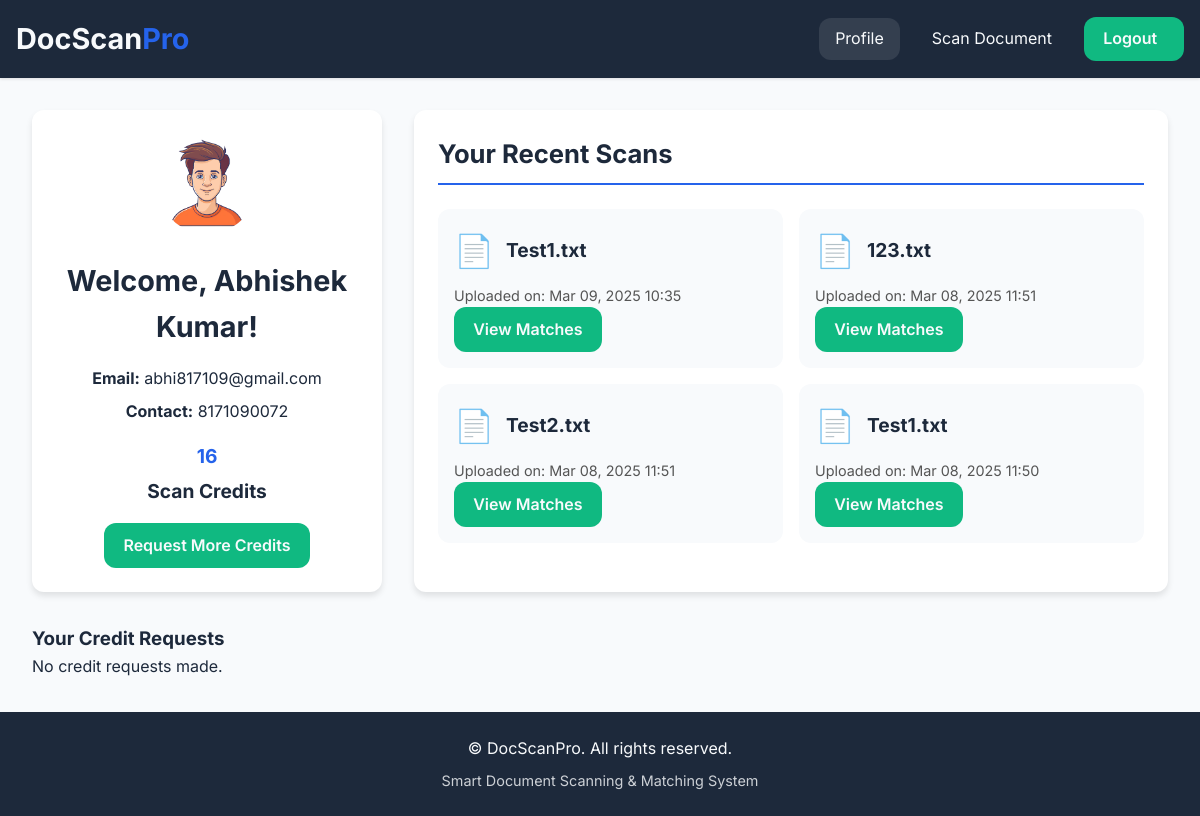
The app's page /profile (signed in), older data.
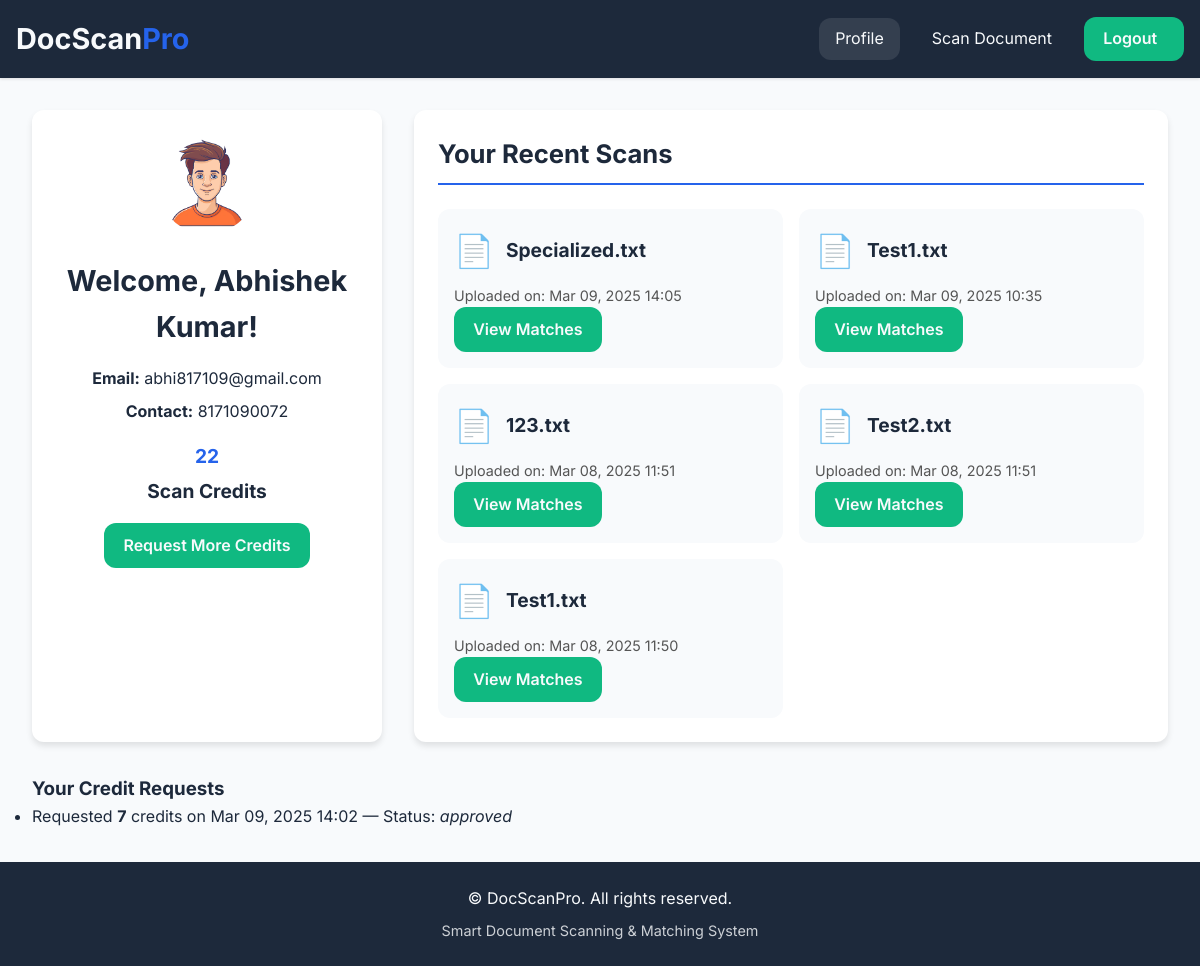
The same page, newer data.
### tables this page shows
CREATE TABLE users (
            id INTEGER PRIMARY KEY AUTOINCREMENT,
            name TEXT NOT NULL,
            email TEXT UNIQUE NOT NULL,
            contact TEXT NOT NULL,
            password_hash TEXT NOT NULL,
            gender TEXT DEFAULT 'others',
            role TEXT DEFAULT 'user',
            credits INTEGER DEFAULT 20,
            last_reset DATE DEFAULT CURRENT_DATE
        );

CREATE TABLE documents (
            id INTEGER PRIMARY KEY AUTOINCREMENT,
            user_id INTEGER NOT NULL,
            filename TEXT NOT NULL,
            original_filename TEXT,
            content TEXT NOT NULL,
            upload_date DATETIME DEFAULT CURRENT_TIMESTAMP,
            FOREIGN KEY (user_id) REFERENCES users (id) ON DELETE CASCADE
        );

CREATE TABLE credit_requests (
            id INTEGER PRIMARY KEY AUTOINCREMENT,
            user_id INTEGER NOT NULL,
            requested_credits INTEGER NOT NULL,
            status TEXT DEFAULT 'pending',
            request_date DATETIME DEFAULT CURRENT_TIMESTAMP,
            FOREIGN KEY (user_id) REFERENCES users (id) ON DELETE CASCADE
        );

### blueprints/documents.py (the view)
@doc_bp.route('/profile')
def profile():
    if 'user_id' not in session:
        flash('Please log in to access your profile.', 'error')
        return redirect('/auth/login')
    conn = get_db_connection()
    cursor = conn.cursor()
    cursor.execute('SELECT * FROM users WHERE id = ?', (session['user_id'],))
    user = cursor.fetchone()
    cursor.execute('SELECT * FROM documents WHERE user_id = ? ORDER BY upload_date DESC', (session['user_id'],))
    documents = cursor.fetchall()
    cursor.execute('SELECT * FROM credit_requests WHERE user_id = ? ORDER BY request_date DESC', (session['user_id'],))
    credit_requests = cursor.fetchall()
    conn.close()
    return render_template('profile.html', user=user, documents=documents, credit_requests=credit_requests)

### app.py (called while the page is built)
@app.template_filter('file_icon')
def file_icon_filter(filename):
    ext = filename.split('.')[-1].lower()
    icons = {
        'txt': '📄', 'csv': '📊'
    }
    return icons.get(ext, '📁')

@app.template_filter('datetimeformat')
def datetime_format(value, format='%b %d, %Y %H:%M'):
    if not value:
        return ""
    if isinstance(value, str):
        try:
            value = datetime.fromisoformat(value)
        except Exception:
            return value
    return value.strftime(format)

@app.after_request
def add_security_headers(response):
    response.headers['Strict-Transport-Security'] = 'max-age=31536000; includeSubDomains'
    response.headers['X-Content-Type-Options'] = 'nosniff'
    response.headers['X-Frame-Options'] = 'DENY'
    response.headers['X-XSS-Protection'] = '1; mode=block'
    response.headers['Content-Security-Policy'] = "default-src 'self' 'unsafe-inline' https://fonts.googleapis.com https://fonts.gstatic.com"
    return response

### blueprints/documents.py (called while the page is built)
def get_db_connection():
    conn = sqlite3.connect('database.db')
    conn.row_factory = sqlite3.Row
    return conn

### templates/profile.html (shortened to what this page needs)
{% extends "base.html" %}
{% block content %}
<div class="profile-dashboard fade-in">
  <div class="user-card card">
    <div class="user-header">
      {% if user.gender == 'male' %}
        <img src="{{ url_for('static', filename='maleAvtar.png') }}" alt="Male Avatar" class="avatar">
      {% elif user.gender == 'female' %}
        <img src="{{ url_for('static', filename='femaleAvtar.png') }}" alt="Female Avatar" class="avatar">
      {% else %}
        <img src="{{ url_for('static', filename='others.png') }}" alt="Default Avatar" class="avatar">
      {% endif %}
      <h2>Welcome, {{ user.name }}!</h2>
    </div>
    <div class="user-details">
      <p><strong>Email:</strong> {{ user.email }}</p>
      <p><strong>Contact:</strong> {{ user.contact }}</p>
      <div class="credit-info">
        {% if session.role == 'admin' %}
          <span class="credit-number">Unlimited</span>
          <span class="credit-text">Scan Credits</span>
        {% else %}
          <span class="credit-number">{{ user.credits }}</span>
          <span class="credit-text">Scan Credits</span>
        {% endif %}
      </div>
      {% if session.role != 'admin' %}
        <a href="/credits/request" class="btn btn-secondary">Request More Credits</a>
      {% endif %}
    </div>
  </div>
  <div class="scans-card card">
    <h3>Your Recent Scans</h3>
    {% if documents %}
      <div class="scans-grid">
        {% for doc in documents %}
          <div class="scan-item">
            <div class="scan-header">
              <span class="file-icon">{{ doc.filename|file_icon }}</span>
              <h4>{{ (doc.original_filename or doc.filename)|truncate(25) }}</h4>
            </div>
            <div class="scan-meta">
              <p>Uploaded on: {{ doc.upload_date|datetimeformat }}</p>
              <a href="/matches/{{ doc.id }}" class="btn btn-secondary">View Matches</a>
            </div>
          </div>
        {% endfor %}
      </div>
    {% else %}
      <div class="no-scans">
        <p>You haven't scanned any documents yet.</p>
      </div>
    {% endif %}
  </div>
  <div class="requests-card card">
    <h3>Your Credit Requests</h3>
    {% if credit_requests %}
      <ul class="requests-list">
        {% for req in credit_requests %}
          <li>
            Requested <strong>{{ req.requested_credits }}</strong> credits on
            {{ req.request_date|datetimeformat }} — Status: <em>{{ req.status }}</em>
          </li>
        {% endfor %}
      </ul>
    {% else %}
      <p>No credit requests made.</p>
    {% endif %}
  </div>
</div>
{% endblock %}

### templates/base.html (shortened to what this page needs)
<!DOCTYPE html>
<html lang="en">
<head>
    <link rel="stylesheet" href="{{ url_for('static', filename='style.css') }}">
</head>
<body>
    <nav class="navbar">
        <div class="container nav-container">
          <a href="/" class="logo">DocScan<span>Pro</span></a>
          <div class="nav-menu">
            {% if session.user_id %}
              {% if session.role == 'admin' %}
                <a href="/admin/analytics" class="nav-item">Dashboard</a>
                <a href="/admin/credits" class="nav-item">Manage Credit Requests</a>
                <a href="/scan" class="nav-item">Scan Document</a>
              {% else %}
                <a href="/profile" class="nav-item">Profile</a>
                <a href="/scan" class="nav-item">Scan Document</a>
              {% endif %}
              <a href="/auth/logout" class="btn btn-secondary">Logout</a>
            {% else %}
              <a href="/auth/login" class="nav-item">Login</a>
              <a href="/auth/register" class="btn btn-primary">Register</a>
            {% endif %}
          </div>
        </div>
    </nav>
    <main class="main-content">
        {% block content %}{% endblock %}
    </main>
    <footer class="footer">
        <div class="container">
            <p>&copy; {{ current_year }} DocScanPro. All rights reserved.</p>
            <p class="footer-note">Smart Document Scanning &amp; Matching System</p>
        </div>
    </footer>
</body>
</html>

### static/style.css (style rules this page uses)
:root { --primary: #2563eb; --primary-hover: #1d4ed8; --secondary: #10b981; --secondary-hover: #059669; --accent: #f59e0b; --dark: #1d293b; --light: #f8fafc; --background: #ffffff; --success: #10b981; --error: #ef4444; --warning: #f59e0b; --radius: 12px; --shadow-sm: 0 1px 3px rgba(0,0,0,0.12); --shadow-md: 0 4px 6px rgba(0,0,0,0.1); --shadow-lg: 0 10px 15px rgba(0,0,0,0.1); --transition: all 0.3s cubic-bezier(0.4, 0, 0.2, 1); }
* { margin: 0; padding: 0; box-sizing: border-box; }
body { font-family: 'Inter', system-ui, sans-serif; background: var(--light); color: var(--dark); line-height: 1.6; }
.navbar { background: var(--dark); padding: 1rem 0; position: sticky; top: 0; z-index: 1000; box-shadow: var(--shadow-sm); }
.nav-container { display: flex; align-items: center; justify-content: space-between; max-width: 1200px; margin: 0 auto; padding: 0 1rem; }
.logo { color: var(--light); font-size: 1.8rem; font-weight: 700; text-decoration: none; }
.logo span { color: var(--primary); }
.nav-menu { display: flex; align-items: center; gap: 1rem; }
.nav-item { color: var(--light); text-decoration: none; padding: 0.5rem 1rem; border-radius: var(--radius); transition: var(--transition); }
.nav-item:hover, .nav-item.active { background: rgba(255,255,255,0.1); }
.btn { padding: 0.6rem 1.2rem; border: none; border-radius: var(--radius); cursor: pointer; font-weight: 600; transition: var(--transition); text-decoration: none; display: inline-block; }
.btn-secondary { background: var(--secondary); color: var(--light); }
.fade-in { animation: fadeIn 0.5s ease-out; }
.main-content { max-width: 1200px; margin: 2rem auto; padding: 0 1rem; }
.file-icon { font-size: 2rem; }
.footer { background: var(--dark); color: var(--light); text-align: center; padding: 1rem 0; margin-top: 2rem; }
.footer p { margin: 0.5rem 0; }
.footer-note { font-size: 0.9rem; opacity: 0.8; }
.profile-dashboard { display: flex; flex-wrap: wrap; gap: 2rem; max-width: 1200px; margin: 2rem auto; padding: 0 1rem; }
.user-card { flex: 1 1 300px; max-width: 350px; background: #fff; border-radius: var(--radius); box-shadow: var(--shadow-md); padding: 1.5rem; text-align: center; }
.user-card .user-header { margin-bottom: 1rem; }
.user-card .avatar { width: 100px; height: 100px; border-radius: 50%; object-fit: cover; margin-bottom: 1rem; }
.user-card h2 { font-size: 1.8rem; margin-bottom: 0.5rem; }
.user-details p { margin: 0.5rem 0; font-size: 1rem; }
.credit-info { margin: 1rem 0; font-size: 1.2rem; font-weight: bold; }
.credit-info .credit-number { color: var(--primary); display: block; margin-bottom: 0.3rem; }
.scans-card { flex: 2 1 600px; background: #fff; border-radius: var(--radius); box-shadow: var(--shadow-md); padding: 1.5rem; }
.scans-card h3 { margin-bottom: 1.5rem; font-size: 1.6rem; border-bottom: 2px solid var(--primary); padding-bottom: 0.5rem; }
.scans-grid { display: grid; grid-template-columns: repeat(auto-fill, minmax(280px, 1fr)); gap: 1rem; }
.scan-item { background: #f8fafc; border-radius: var(--radius); padding: 1rem; transition: var(--transition); }
.scan-header { display: flex; align-items: center; gap: 0.75rem; margin-bottom: 0.5rem; }
.scan-header .file-icon { font-size: 2rem; }
.scan-header h4 { font-size: 1.2rem; margin: 0; flex-grow: 1; }
.scan-meta p { font-size: 0.9rem; color: #555; }
.btn { padding: 0.6rem 1.2rem; min-width: 100px; border: none; border-radius: var(--radius); cursor: pointer; font-weight: 600; transition: var(--transition); text-decoration: none; display: inline-block; }

Row changes from the older to the newer data that the page shows:
changed users "Abhishek Kumar": credits "16" → "22"
added documents: filename|file_icon "📄", original_filename "Specialized.txt", upload_date "Mar 09, 2025 14:05"
added credit_requests: requested_credits "7", request_date "Mar 09, 2025 14:02", status "approved"
Text that changed along with them:
text no longer shown: "No credit requests made."
